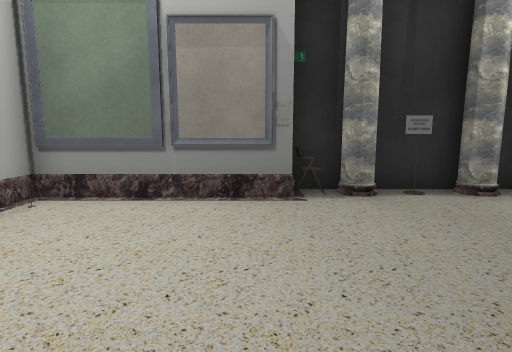
View 1 (above)

17 first-person views from a walk through a Unity game level. The camera is 1.3 m above the floor, tilts 8° down and sees 80° across. The floor is counted in squares, 1 m on a side. Each view is taken from the middle of a square. On the plan, view 1 faces up. The plan holds only what a view shows up to about 14 squares ahead; the rest is blank. The player is left out. Some surface patterns are stand-ins.

View 2
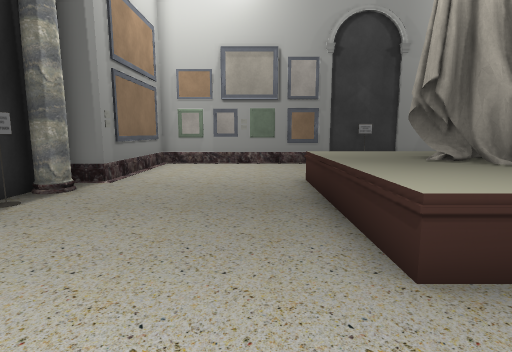

View 3
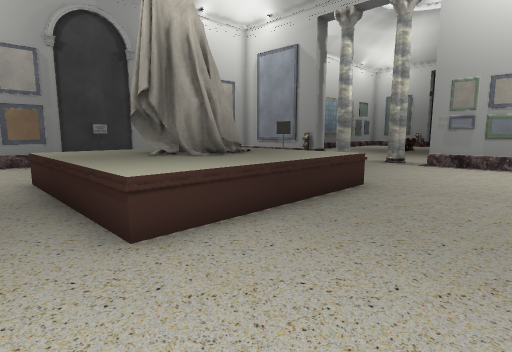

View 4
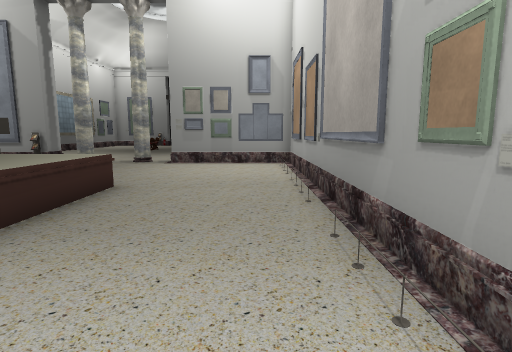

View 5
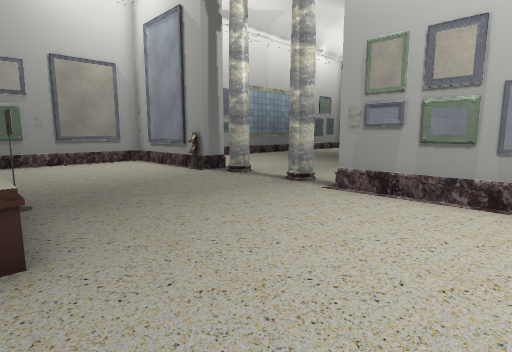

View 6
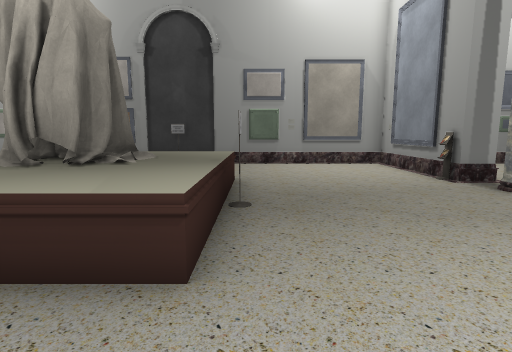

View 7
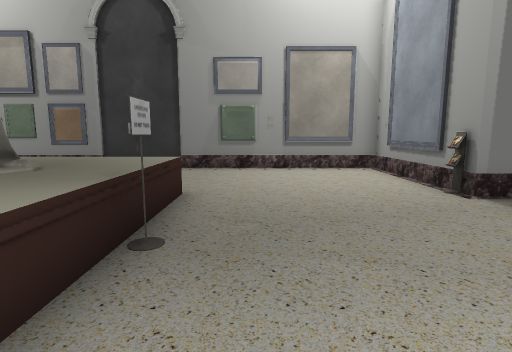

View 8
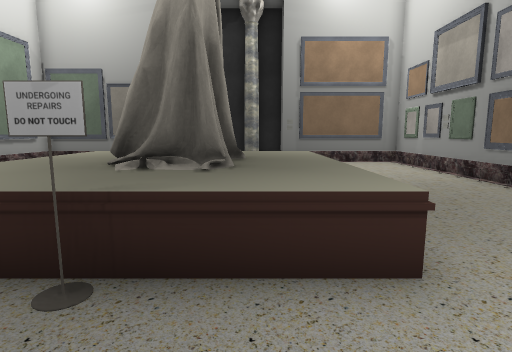

View 9
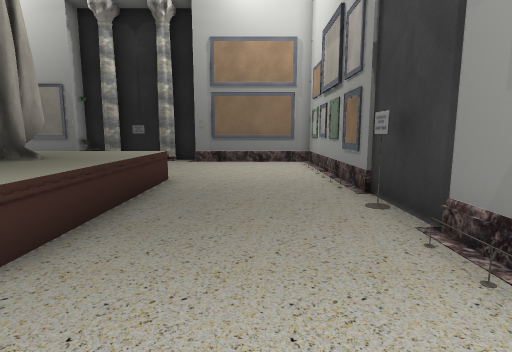

View 10
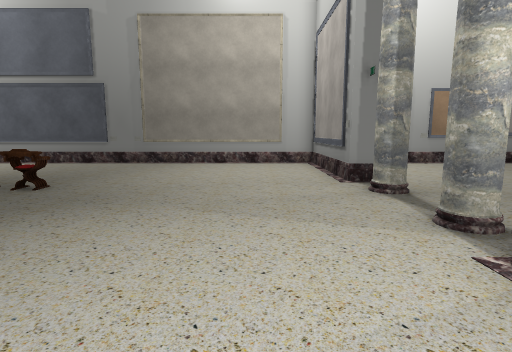

View 11
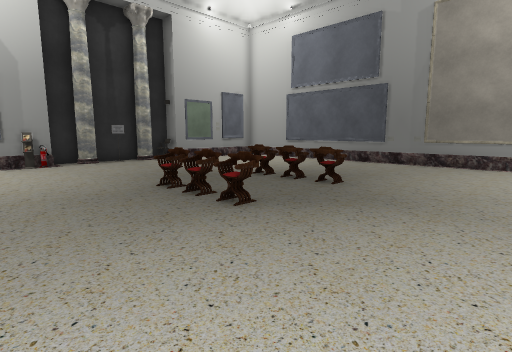

View 12
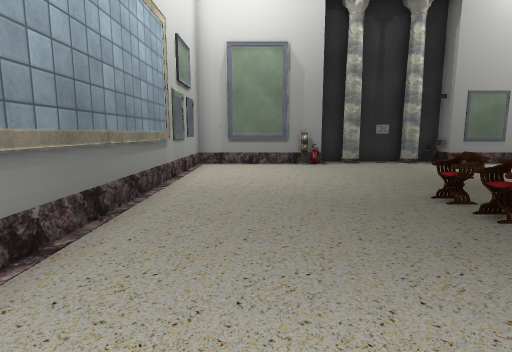

View 13
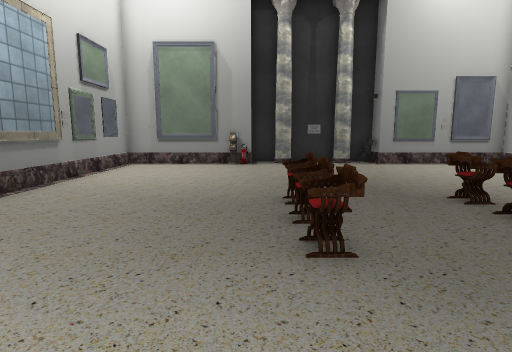

View 14
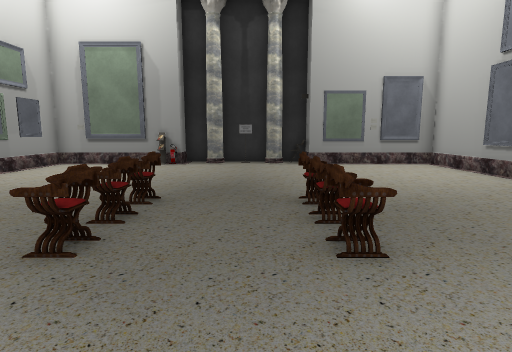

View 15
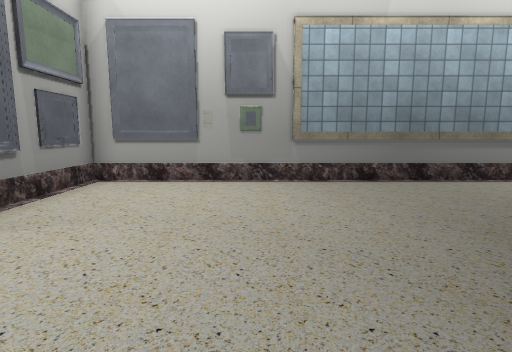

View 16
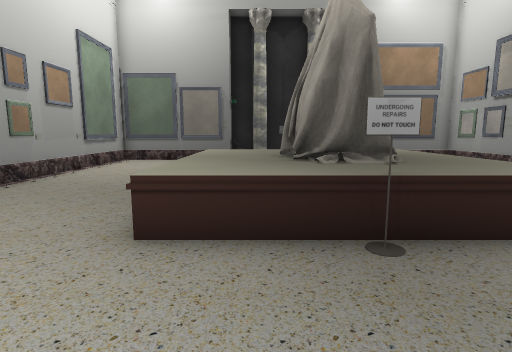

View 17
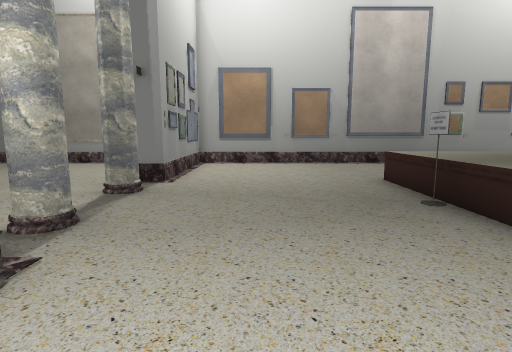

### Floor plan
Points are (right, up) in squares from view 1. A wall is a line through its corners. A room is listed if a view was taken in it or the views show most of it. See-through windows are left out.
Room 1 (views 1, 2, 3, 4, 5, 6, 7, 8, 9, 16, 17)
walls: (6.2, -11.5) (11.5, -11.5) (11.5, 6.1) (6.2, 6.1); (0.6, 6.1) (-4.5, 6.1) (-4.5, -11.5) (0.7, -11.5); (1.5, 7) (0.8, 7); (6.2, 7) (3.4, 7)
ways out: opening at (4, -11.2) to room 2; gap at (1, -12) to room 2
objects: other object (-3, -11); other object (1, -5) to (6, 1); chair (1, 5); column (2, 7); other object (3, -6); other object (3, -4) to (5, -1); other object (3, 7); other object (7, -11); other object (11, -7) to (11, -6); other object (11, -3); other object (11, 0)
Room 2 (views 10, 11, 12, 13, 14, 15)
walls: (6.2, -12.5) (6.2, -11.5); (7.4, -30.1) (11.5, -30.1) (11.5, -12.5) (8.2, -12.5); (0.7, -30.4) (0.7, -31) (1.6, -31); (3.5, -31) (4.5, -31); (5, -31) (6.2, -31); (0.7, -11.5) (0.7, -12.5) (-4.5, -12.5) (-4.5, -30.1) (0.6, -30.1)
ways out: opening at (4, -11.2) to room 1; gap at (1, -12) to room 1; gap at (6, -12)
objects: other object (1, -30); column (2, -31); chair (2, -23) to (2, -21); column (2, -12); other object (3, -31); chair (5, -23) to (5, -21); column (5, -12); other object (6, -30) to (7, -30)

Positions as (right, up) in squares from view 1, and headings:
1: (0, 0), facing up
2: (-2, 2), facing right
3: (-3, 2), facing down-right
4: (-3, 2), facing down
5: (-3, -5), facing down-right
6: (-2, -6), facing right
7: (0, -7), facing right
8: (5, -8), facing up
9: (9, -8), facing up
10: (9, -15), facing left
11: (9, -16), facing down-left
12: (9, -17), facing down
13: (6, -17), facing down
14: (3, -17), facing down
15: (3, -17), facing right
16: (2, -9), facing up
17: (9, -9), facing left
